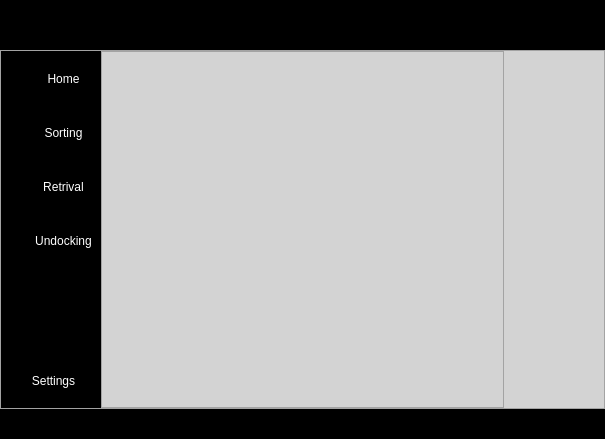
<?xml version="1.0" encoding="UTF-8"?>
<ui version="4.0">
 <class>MainWindow</class>
 <widget class="QMainWindow" name="MainWindow">
  <property name="geometry">
   <rect>
    <x>0</x>
    <y>0</y>
    <width>605</width>
    <height>439</height>
   </rect>
  </property>
  <property name="windowTitle">
   <string>MainWindow</string>
  </property>
  <property name="styleSheet">
   <string notr="true">background: lightgrey</string>
  </property>
  <widget class="QWidget" name="centralwidget">
   <layout class="QVBoxLayout" name="verticalLayout">
    <property name="spacing">
     <number>0</number>
    </property>
    <property name="leftMargin">
     <number>0</number>
    </property>
    <property name="topMargin">
     <number>0</number>
    </property>
    <property name="rightMargin">
     <number>0</number>
    </property>
    <property name="bottomMargin">
     <number>0</number>
    </property>
    <item>
     <widget class="QFrame" name="main_header">
      <property name="maximumSize">
       <size>
        <width>16777215</width>
        <height>50</height>
       </size>
      </property>
      <property name="styleSheet">
       <string notr="true">background-color: rgb(0, 0, 0);</string>
      </property>
      <property name="frameShape">
       <enum>QFrame::NoFrame</enum>
      </property>
      <property name="frameShadow">
       <enum>QFrame::Plain</enum>
      </property>
      <layout class="QHBoxLayout" name="horizontalLayout_2">
       <property name="spacing">
        <number>0</number>
       </property>
       <property name="leftMargin">
        <number>0</number>
       </property>
       <property name="topMargin">
        <number>0</number>
       </property>
       <property name="rightMargin">
        <number>0</number>
       </property>
       <property name="bottomMargin">
        <number>0</number>
       </property>
       <item>
        <widget class="QFrame" name="title_bar_container">
         <property name="frameShape">
          <enum>QFrame::StyledPanel</enum>
         </property>
         <property name="frameShadow">
          <enum>QFrame::Raised</enum>
         </property>
         <layout class="QHBoxLayout" name="horizontalLayout_5">
          <property name="spacing">
           <number>0</number>
          </property>
          <property name="leftMargin">
           <number>0</number>
          </property>
          <property name="topMargin">
           <number>0</number>
          </property>
          <property name="rightMargin">
           <number>0</number>
          </property>
          <property name="bottomMargin">
           <number>0</number>
          </property>
          <item>
           <widget class="QFrame" name="left_menu_toggle">
            <property name="maximumSize">
             <size>
              <width>100</width>
              <height>100</height>
             </size>
            </property>
            <property name="styleSheet">
             <string notr="true">QPushButton:hover{
	background-color: rgb(73, 128, 255);
}

QFrame{
background-color: rgb(0, 0, 0);
}


QPushButton{
	padding: 5px 10px;
	border: none;
	border-radius: 5;
	background-color: #000;
	color: #fff;
}</string>
            </property>
            <property name="frameShape">
             <enum>QFrame::StyledPanel</enum>
            </property>
            <property name="frameShadow">
             <enum>QFrame::Raised</enum>
            </property>
            <layout class="QHBoxLayout" name="horizontalLayout_4">
             <property name="spacing">
              <number>0</number>
             </property>
             <property name="leftMargin">
              <number>0</number>
             </property>
             <property name="topMargin">
              <number>0</number>
             </property>
             <property name="rightMargin">
              <number>0</number>
             </property>
             <property name="bottomMargin">
              <number>0</number>
             </property>
             <item>
              <widget class="QPushButton" name="pushButton">
               <property name="sizePolicy">
                <sizepolicy hsizetype="Minimum" vsizetype="Fixed">
                 <horstretch>0</horstretch>
                 <verstretch>0</verstretch>
                </sizepolicy>
               </property>
               <property name="minimumSize">
                <size>
                 <width>0</width>
                 <height>40</height>
                </size>
               </property>
               <property name="text">
                <string/>
               </property>
               <property name="icon">
                <iconset resource="../../../Documents/UI Building/icons.qrc">
                 <normaloff>:/icons/images/icons/cil-menu.png</normaloff>:/icons/images/icons/cil-menu.png</iconset>
               </property>
               <property name="iconSize">
                <size>
                 <width>24</width>
                 <height>24</height>
                </size>
               </property>
              </widget>
             </item>
            </layout>
           </widget>
          </item>
          <item>
           <widget class="QFrame" name="title_bar">
            <property name="frameShape">
             <enum>QFrame::NoFrame</enum>
            </property>
            <property name="frameShadow">
             <enum>QFrame::Raised</enum>
            </property>
           </widget>
          </item>
         </layout>
        </widget>
       </item>
       <item alignment="Qt::AlignRight|Qt::AlignVCenter">
        <widget class="QFrame" name="top_right_btns">
         <property name="maximumSize">
          <size>
           <width>100</width>
           <height>16777215</height>
          </size>
         </property>
         <property name="styleSheet">
          <string notr="true">QPushButton{
	
	border-radius: 5px;
}

QPushButton:hover{
	background-color: rgb(73, 128, 255);
}</string>
         </property>
         <property name="frameShape">
          <enum>QFrame::StyledPanel</enum>
         </property>
         <property name="frameShadow">
          <enum>QFrame::Raised</enum>
         </property>
         <layout class="QHBoxLayout" name="horizontalLayout_3">
          <property name="spacing">
           <number>0</number>
          </property>
          <property name="leftMargin">
           <number>0</number>
          </property>
          <property name="topMargin">
           <number>0</number>
          </property>
          <property name="rightMargin">
           <number>0</number>
          </property>
          <property name="bottomMargin">
           <number>0</number>
          </property>
          <item>
           <widget class="QPushButton" name="minimizebut">
            <property name="text">
             <string/>
            </property>
            <property name="icon">
             <iconset resource="../../../Documents/UI Building/icons.qrc">
              <normaloff>:/icons/images/icons/cil-minus.png</normaloff>:/icons/images/icons/cil-minus.png</iconset>
            </property>
            <property name="iconSize">
             <size>
              <width>24</width>
              <height>24</height>
             </size>
            </property>
           </widget>
          </item>
          <item>
           <widget class="QPushButton" name="restorebut">
            <property name="text">
             <string/>
            </property>
            <property name="icon">
             <iconset resource="../../../Documents/UI Building/icons.qrc">
              <normaloff>:/icons/images/icons/icon_maximize.png</normaloff>:/icons/images/icons/icon_maximize.png</iconset>
            </property>
            <property name="iconSize">
             <size>
              <width>24</width>
              <height>24</height>
             </size>
            </property>
           </widget>
          </item>
          <item>
           <widget class="QPushButton" name="closebut">
            <property name="text">
             <string/>
            </property>
            <property name="icon">
             <iconset resource="../../../Documents/UI Building/icons.qrc">
              <normaloff>:/icons/images/icons/cil-x.png</normaloff>:/icons/images/icons/cil-x.png</iconset>
            </property>
            <property name="iconSize">
             <size>
              <width>24</width>
              <height>24</height>
             </size>
            </property>
           </widget>
          </item>
         </layout>
        </widget>
       </item>
      </layout>
     </widget>
    </item>
    <item>
     <widget class="QFrame" name="main_body">
      <property name="frameShape">
       <enum>QFrame::StyledPanel</enum>
      </property>
      <property name="frameShadow">
       <enum>QFrame::Raised</enum>
      </property>
      <layout class="QHBoxLayout" name="horizontalLayout">
       <property name="spacing">
        <number>0</number>
       </property>
       <property name="leftMargin">
        <number>0</number>
       </property>
       <property name="topMargin">
        <number>0</number>
       </property>
       <property name="rightMargin">
        <number>0</number>
       </property>
       <property name="bottomMargin">
        <number>0</number>
       </property>
       <item>
        <widget class="QFrame" name="left_sidemenu">
         <property name="sizePolicy">
          <sizepolicy hsizetype="Preferred" vsizetype="Preferred">
           <horstretch>0</horstretch>
           <verstretch>0</verstretch>
          </sizepolicy>
         </property>
         <property name="minimumSize">
          <size>
           <width>0</width>
           <height>0</height>
          </size>
         </property>
         <property name="maximumSize">
          <size>
           <width>100</width>
           <height>16777215</height>
          </size>
         </property>
         <property name="styleSheet">
          <string notr="true">QFrame{
	border-color: rgb(0, 0, 0);
background-color: rgb(0, 0, 0);
}


QPushButton{
	padding: 20px 5px;
	border: none;
	border-radius: 10;
	background-color: #000;
	color: #fff;
}

QPushButton:hover{
	background-color: rgb(73, 128, 255);
}</string>
         </property>
         <property name="frameShape">
          <enum>QFrame::NoFrame</enum>
         </property>
         <property name="frameShadow">
          <enum>QFrame::Raised</enum>
         </property>
         <layout class="QVBoxLayout" name="verticalLayout_2">
          <property name="spacing">
           <number>0</number>
          </property>
          <property name="leftMargin">
           <number>0</number>
          </property>
          <property name="topMargin">
           <number>0</number>
          </property>
          <property name="rightMargin">
           <number>0</number>
          </property>
          <property name="bottomMargin">
           <number>0</number>
          </property>
          <item alignment="Qt::AlignTop">
           <widget class="QFrame" name="left_menu_top_buttons">
            <property name="frameShape">
             <enum>QFrame::StyledPanel</enum>
            </property>
            <property name="frameShadow">
             <enum>QFrame::Raised</enum>
            </property>
            <layout class="QVBoxLayout" name="verticalLayout_3">
             <property name="spacing">
              <number>0</number>
             </property>
             <property name="leftMargin">
              <number>0</number>
             </property>
             <property name="topMargin">
              <number>0</number>
             </property>
             <property name="rightMargin">
              <number>0</number>
             </property>
             <property name="bottomMargin">
              <number>0</number>
             </property>
             <item>
              <widget class="QPushButton" name="pushButton_2">
               <property name="styleSheet">
                <string notr="true">background-image:url(:/icons/images/icons/cil-home.png);
background-repeat:none;
padding-left: 30px;
background-position: center left;</string>
               </property>
               <property name="text">
                <string>Home</string>
               </property>
               <property name="iconSize">
                <size>
                 <width>24</width>
                 <height>24</height>
                </size>
               </property>
              </widget>
             </item>
             <item>
              <widget class="QPushButton" name="pushButton_4">
               <property name="styleSheet">
                <string notr="true">background-image:url(:/icons/images/icons/cil-view-quilt.png);
background-repeat:none;
padding-left: 30px;
background-position: center left;</string>
               </property>
               <property name="text">
                <string>Sorting</string>
               </property>
              </widget>
             </item>
             <item>
              <widget class="QPushButton" name="pushButton_5">
               <property name="styleSheet">
                <string notr="true">background-image:url(:/icons/images/icons/cil-data-transfer-down.png);
background-repeat:none;
padding-left: 30px;
background-position: center left;</string>
               </property>
               <property name="text">
                <string>Retrival</string>
               </property>
              </widget>
             </item>
             <item>
              <widget class="QPushButton" name="pushButton_3">
               <property name="styleSheet">
                <string notr="true">background-image:url(:/icons/images/icons/cil-truck.png);
background-repeat:none;
padding-left: 30px;
background-position: center left;</string>
               </property>
               <property name="text">
                <string>Undocking</string>
               </property>
              </widget>
             </item>
            </layout>
           </widget>
          </item>
          <item>
           <widget class="QPushButton" name="pushButton_6">
            <property name="styleSheet">
             <string notr="true">background-image:url(:/icons/images/icons/cil-settings.png);
background-repeat:none;
padding-left: 10px;
background-position: center left;</string>
            </property>
            <property name="text">
             <string>Settings</string>
            </property>
           </widget>
          </item>
         </layout>
        </widget>
       </item>
       <item>
        <widget class="QFrame" name="center_main_items">
         <property name="styleSheet">
          <string notr="true"/>
         </property>
         <property name="frameShape">
          <enum>QFrame::StyledPanel</enum>
         </property>
         <property name="frameShadow">
          <enum>QFrame::Raised</enum>
         </property>
        </widget>
       </item>
       <item>
        <widget class="QFrame" name="right_side_menu">
         <property name="maximumSize">
          <size>
           <width>100</width>
           <height>16777215</height>
          </size>
         </property>
         <property name="frameShape">
          <enum>QFrame::NoFrame</enum>
         </property>
         <property name="frameShadow">
          <enum>QFrame::Raised</enum>
         </property>
        </widget>
       </item>
      </layout>
     </widget>
    </item>
    <item>
     <widget class="QFrame" name="main_footer">
      <property name="maximumSize">
       <size>
        <width>16777215</width>
        <height>30</height>
       </size>
      </property>
      <property name="styleSheet">
       <string notr="true">background-color: rgb(0, 0, 0);</string>
      </property>
      <property name="frameShape">
       <enum>QFrame::NoFrame</enum>
      </property>
      <property name="frameShadow">
       <enum>QFrame::Raised</enum>
      </property>
     </widget>
    </item>
   </layout>
  </widget>
 </widget>
 <resources>
  <include location="../../../Documents/UI Building/icons.qrc"/>
 </resources>
 <connections/>
</ui>
